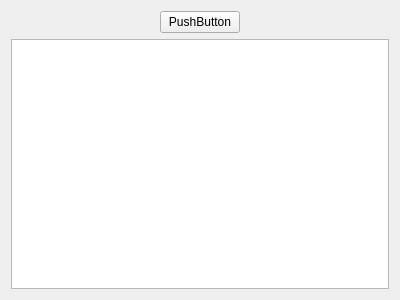
<?xml version="1.0" encoding="UTF-8"?>
<ui version="4.0">
 <class>Widget</class>
 <widget class="QWidget" name="Widget">
  <property name="geometry">
   <rect>
    <x>0</x>
    <y>0</y>
    <width>400</width>
    <height>300</height>
   </rect>
  </property>
  <property name="windowTitle">
   <string>Widget</string>
  </property>
  <layout class="QGridLayout" name="gridLayout">
   <item row="0" column="0">
    <spacer name="horizontalSpacer">
     <property name="orientation">
      <enum>Qt::Horizontal</enum>
     </property>
     <property name="sizeHint" stdset="0">
      <size>
       <width>133</width>
       <height>20</height>
      </size>
     </property>
    </spacer>
   </item>
   <item row="0" column="1">
    <widget class="QPushButton" name="pushButton">
     <property name="text">
      <string>PushButton</string>
     </property>
    </widget>
   </item>
   <item row="0" column="2">
    <spacer name="horizontalSpacer_2">
     <property name="orientation">
      <enum>Qt::Horizontal</enum>
     </property>
     <property name="sizeHint" stdset="0">
      <size>
       <width>132</width>
       <height>20</height>
      </size>
     </property>
    </spacer>
   </item>
   <item row="1" column="0" colspan="3">
    <widget class="QTextEdit" name="textEdit"/>
   </item>
  </layout>
 </widget>
 <layoutdefault spacing="6" margin="11"/>
 <resources/>
 <connections/>
</ui>
